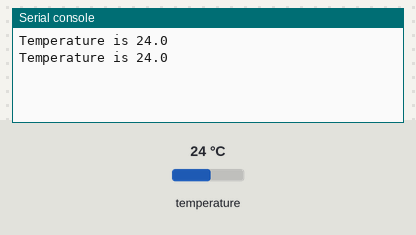
A program run on a simulated Raspberry Pi Pico running MicroPython. Shown: the last lines printed to the serial console. The test bench sets the inputs (shaded band); at power-on: temperature 24 °C.

Above: at 1.2 s.
1.3 s: temperature set to 12 °C
At 2.6 s:
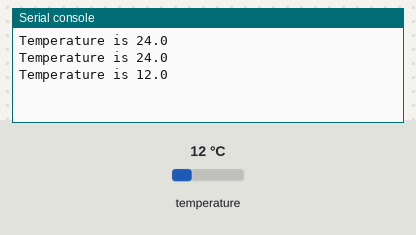
2.8 s: temperature set to 19 °C
At 3.7 s:
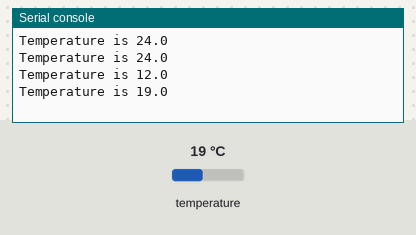
Timing chart, 0 to 5.8 s (numbered marks = the images above; inputs shaded):
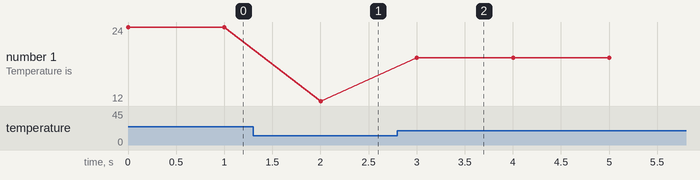

The program:

humidity.py
```python
from machine import Pin
from time import sleep
from dht11 import DHT11

pin = Pin(14,Pin.OUT)

dht11 = DHT11(pin)

while True:
    print(f"Temperature is {dht11.temperature}")
    sleep(1)
    print(f"Temperature is {dht11.temperature}")
    sleep(1)
```

Measured:
- after the input at 1.3 s, the serial console: prints a new line after 0.70 s (image 1)
- after the input at 2.8 s, the serial console: prints a new line after 0.20 s (image 2)
- plotted number 1: 24 → 12 after the input at 1.3 s, 12 → 19 after the input at 2.8 s
